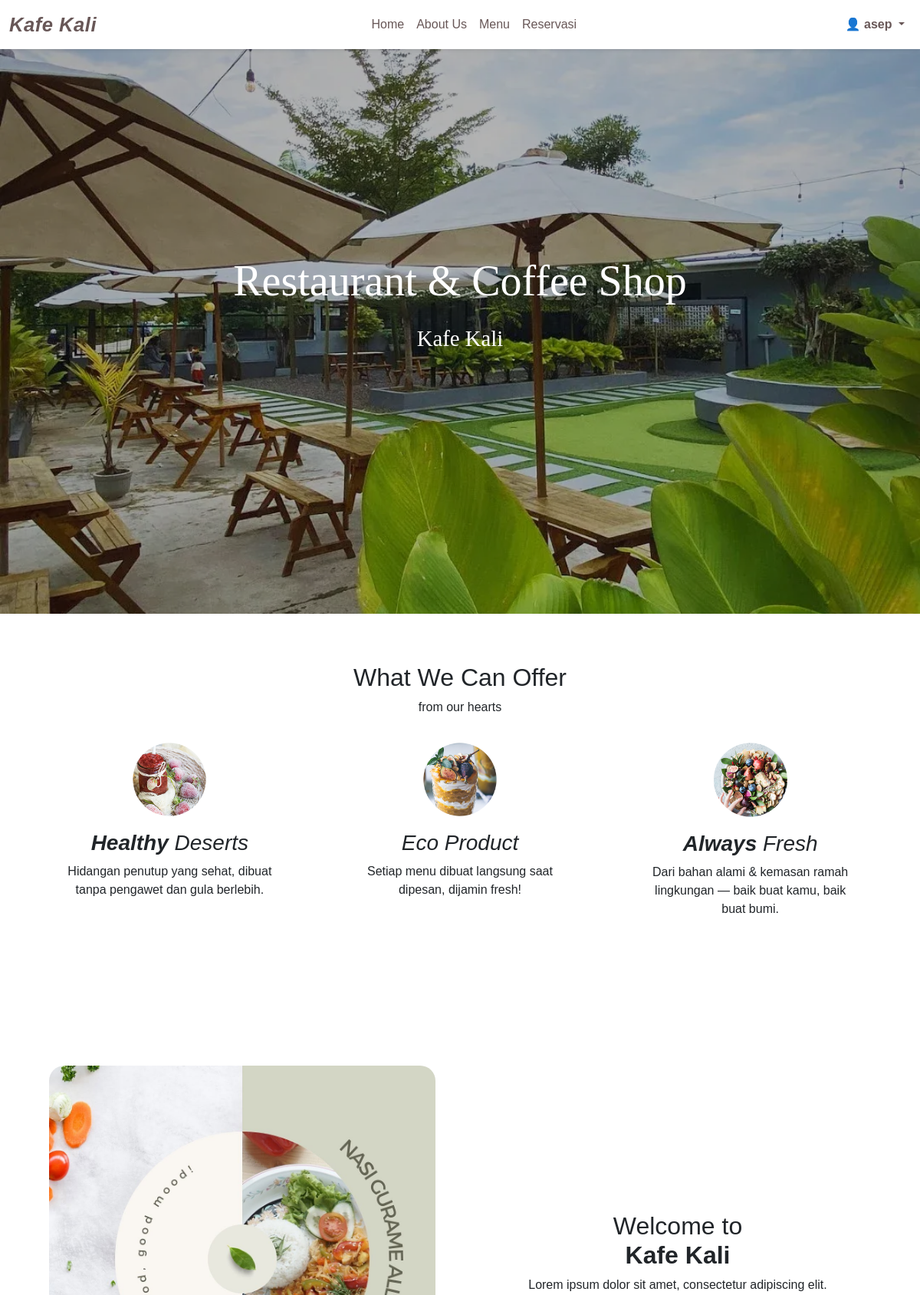
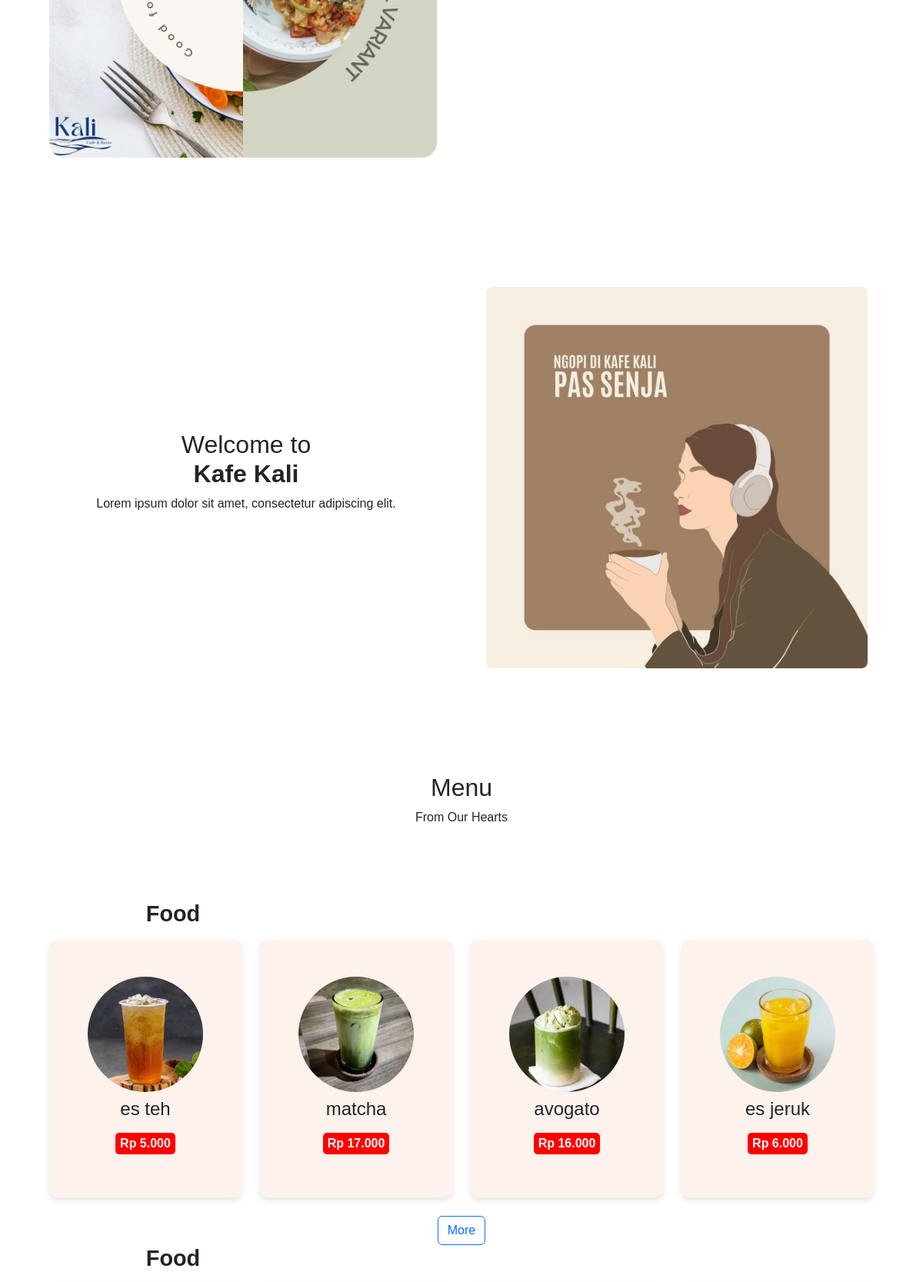
Page /index.php (signed in, upper part) on the committed database (2 pictures, top to bottom).
### tables this page shows
CREATE TABLE `menu` (
  `id_menu` int NOT NULL,
  `image` varchar(255) DEFAULT NULL,
  `name` varchar(100) DEFAULT NULL,
  `harga` varchar(20) DEFAULT NULL,
  `kategori` enum('food','drink') DEFAULT NULL
);

### index.php (the view, shortened to what this page needs)
<!DOCTYPE html>
<html lang="en">
<head>
  <link rel="stylesheet" href="css/style.css" />
  <link href="https://cdn.jsdelivr.net/npm/bootstrap@5.3.5/dist/css/bootstrap.min.css" rel="stylesheet" />
  <link href="https://cdn.jsdelivr.net/npm/bootstrap-icons@1.10.5/font/bootstrap-icons.css" rel="stylesheet" />
</head>
<body>
<nav class="navbar navbar-expand-lg navbar-dark shadow-sm fixed-top navbar-custom">
  <div class="container-fluid">
    <a class="navbar-brand" href="#"><i>Kafe Kali</i></a>
    <div class="collapse navbar-collapse" id="navbarNavAltMarkup">
      <div class="navbar-nav ms-auto">
        <a class="nav-link active" href="#">Home</a>
        <a class="nav-link" href="#about">About Us</a>
        <a class="nav-link" href="#menu">Menu</a>
        <a class="nav-link" href="#reservasi">Reservasi</a>
      </div>
      <ul class="navbar-nav ms-auto">
        <li class="nav-item dropdown">
          <a class="nav-link dropdown-toggle text-dark fw-semibold" href="#" role="button" data-bs-toggle="dropdown">
            👤 <?= htmlspecialchars($_SESSION['nama']) ?>
          </a>
        </li>
      </ul>
    </div>
  </div>
</nav>
<header>
  <img src="img/g2.webp" class="header-bg" alt="header background" />
  <h1>Restaurant & Coffee Shop</h1>
  <h2>Kafe Kali</h2>
</header>
<section id="about" class="scroll-anchor">
  <h2>What We Can Offer</h2>
  <p>from our hearts</p>
  <div class="offerings">
    <div class="offer">
      <img src="img/picture1.png" alt="Healthy Deserts" />
      <h3><strong><em>Healthy</em></strong> Deserts</h3>
      <p>Hidangan penutup yang sehat, dibuat tanpa pengawet dan gula berlebih.</p>
    </div>
    <div class="offer">
      <img src="img/picture2.png" alt="Eco Product" />
      <h3><em>Eco</em> Product</h3>
      <p>Setiap menu dibuat langsung saat dipesan, dijamin fresh!</p>
    </div>
    <div class="offer">
      <img src="img/picture3.png" alt="Always Fresh" />
      <h3><strong><em>Always</em></strong> Fresh</h3>
      <p>Dari bahan alami & kemasan ramah lingkungan — baik buat kamu, baik buat bumi.</p>
    </div>
  </div>
</section>
<section class="split">
  <div><img src="img/gurame.jpg" class="menu-img" alt="Nasi Gurame" /></div>
  <div>
    <h2>Welcome to <br /><strong>Kafe Kali</strong></h2>
    <p>Lorem ipsum dolor sit amet, consectetur adipiscing elit.</p>
  </div>
</section>
<section class="split" style="padding: 40px">
  <div style="flex: 1">
    <h2>Welcome to <br /><strong>Kafe Kali</strong></h2>
    <p>Lorem ipsum dolor sit amet, consectetur adipiscing elit.</p>
  </div>
  <div style="flex: 1; text-align: right">
    <img src="img/senja.jpg" style="max-width: 100%; border-radius: 8px" />
  </div>
</section>
<section id="menu" class="scroll-anchor">
  <div class="menu-title">
    <h2>Menu</h2>
    <p>From Our Hearts</p>
  </div>
</section>
<div class="menu-category">
  <h3 style="margin-left: -750px">Food</h3>
  <div class="menu-items d-flex flex-wrap justify-content-center gap-4">
    <?php
    include 'proses/koneksi.php';
    $query = "SELECT * FROM menu WHERE kategori = 'drink' LIMIT 4";
    $result = mysqli_query($conn, $query);
    while ($row = mysqli_fetch_assoc($result)) :
    ?>
      <div class="menu-card text-center">
        <img src="uploads/<?= htmlspecialchars($row['image']) ?>" alt="<?= htmlspecialchars($row['name']) ?>" style="width:150px; height:150px; object-fit:cover;">
        <h4><?= htmlspecialchars($row['name']) ?></h4>
        <div class="price"><?= htmlspecialchars($row['harga']) ?></div>
      </div>
    <?php endwhile; ?>
  </div>
  <div class="text-center mt-4">
    <a href="menu.php" class="btn btn-outline-primary">More</a>
  </div>
</div>
<div class="menu-category">
  <h3 style="margin-left: -750px">Food</h3>
</body>
</html>

### css/style.css (style rules this page uses)
* { box-sizing: border-box; margin: 0; padding: 0; }
.navbar .nav-link, .navbar .navbar-brand { color: #685757 !important; }
body { font-family: 'Open Sans', sans-serif; line-height: 1.6; background: #fff; }
header { height: 100vh; color: #fff; display: flex; flex-direction: column; justify-content: center; align-items: center; text-align: center; position: relative; }
.header-bg { position: absolute; top: 0; left: 0; width: 100%; height: 100%; object-fit: cover; z-index: 0; }
header::before { content: ''; position: absolute; top: 0; left: 0; width: 100%; height: 100%; background: rgba(0, 0, 0, 0.3); z-index: 1; }
header h1, header h2 { z-index: 2; font-family: 'Playfair Display', serif; }
header h1 { font-size: 3.5rem; }
header h2 { font-size: 1.8rem; margin-top: 1rem; }
section { padding: 4rem 2rem; text-align: center; }
.offerings { display: flex; justify-content: space-around; flex-wrap: wrap; }
.offer { flex: 1; padding: 1rem; max-width: 300px; }
.offer img { width: 100px; border-radius: 50%; }
.offer h3 { font-style: italic; margin-top: 1rem; }
.split { display: flex; flex-wrap: wrap; align-items: center; }
.split > div { flex: 1; padding: 2rem; }
.menu-img { max-width: 100%; border-radius: 20px; }
.menu-title { text-align: center; margin-bottom: 2rem; font-family: 'Playfair Display', serif; }
.scroll-anchor { scroll-margin-top: 70px; }
.menu-category h3 { font-size: 1.8rem; margin-bottom: 1rem; text-align: center; font-weight: bold; }
.menu-items { display: flex; gap: 1rem; flex-wrap: wrap; }
.menu-card { background: #fdf2ec; border-radius: 10px; padding: 3rem; width: 250px; text-align: center; box-shadow: 0 4px 8px rgba(0, 0, 0, 0.1); }
.menu-card img { border-radius: 50%; margin-bottom: 0.5rem; }
.price { background: red; color: white; padding: 2px 6px; border-radius: 5px; display: inline-block; margin: 0.5rem 0; font-weight: bold; }
.menu-card img { width: 100px; height: 100px; object-fit: cover; border-radius: 50%; margin-bottom: 0.5rem; }
* { box-sizing: border-box; margin: 0; padding: 0; font-family: Arial, sans-serif; }
body, html { height: 100%; }

### index.php (style rules this page uses)
.navbar-custom { background-color: white; transition: background-color 0.3s ease; }
.navbar-brand { font-family: 'Poppins', sans-serif; font-weight: 700; font-size: 1.6rem; letter-spacing: 0.5px; }

### rows in the picture
menu: image+name (picture), name "es teh", harga "Rp 5.000"
menu: image+name (picture), name "matcha", harga "Rp 17.000"
menu: image+name (picture), name "avogato", harga "Rp 16.000"
menu: image (picture), name "es jeruk", harga "Rp 6.000"

### other values in the picture
$_SESSION['nama'] "asep"
